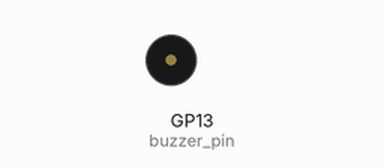
A program run on a simulated Raspberry Pi Pico running MicroPython. Shown: buzzer (waves = sounding, pin HIGH).

Above: at 0.5 s.
Timing chart, 0 to 4.6 s (numbered marks = the images above):
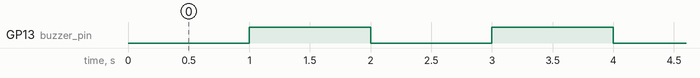

Measured:
- by itself, GP13 (buzzer_pin): alternates HIGH for 1.0 s and LOW for 1.0 s

The program:

06_beep_ex.py
```python
import machine
import time

buzzer_pin = machine.Pin(13, machine.Pin.OUT)

buzzer_state = False
timer = machine.Timer()

def beep(timer):
    global buzzer_state
    buzzer_state = not buzzer_state
    buzzer_pin.value(buzzer_state)

timer.init(period=1000, mode=machine.Timer.PERIODIC, callback=beep)
```
